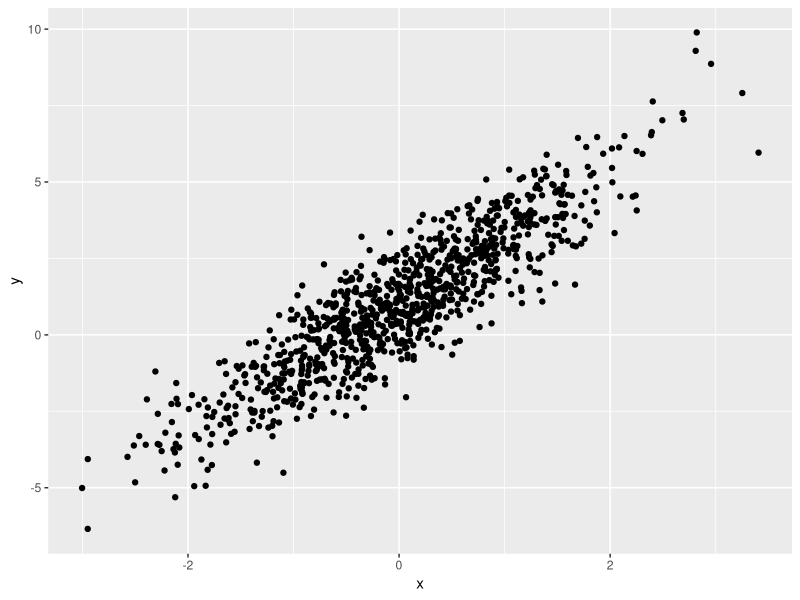
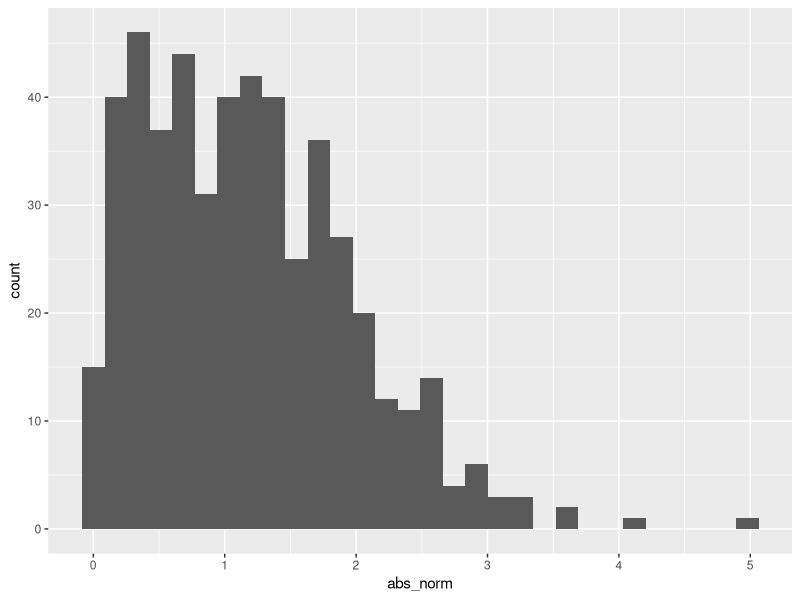

Reproduce these figures in R, in order.
## ---- chunk 1
library(tidyverse)
## ---- chunk 2
samp = rnorm(100)
length(samp)
## ---- chunk 3
plot_df = 
  tibble(
    x = rnorm(n = 1000), # x is normal distribution
    y = 1 + 2 * x + rnorm(n = 1000)
  )

ggplot(plot_df, aes(x = x, y = y)) + geom_point()
## ---- chunk 4
la_df = 
  tibble(
    norm = rnorm(n = 500, mean = 1), # x is normal distribution
    logical = norm > 0,
    abs_norm = abs(norm)
  )

ggplot(la_df, aes(x = abs_norm)) + geom_histogram()
